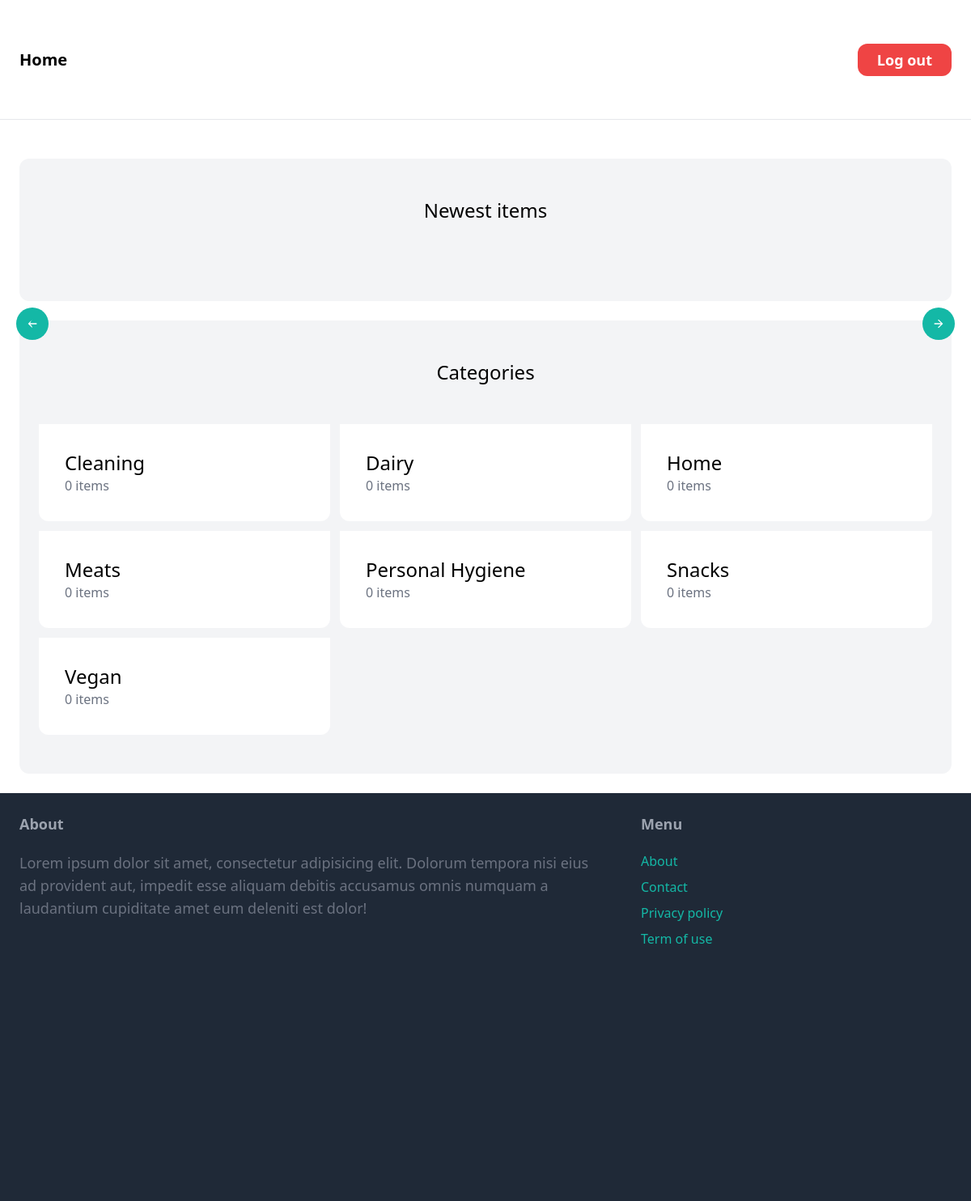
The app's page / (signed in) with its own data.
### apps/item/models.py (models this page shows, shortened)
class Category(models.Model):
    name = models.CharField(max_length=255)
    class Meta:
        ordering = ('name',)
        verbose_name_plural = 'Categories'

### apps/core/views.py (the view)
# urls.py: path('', views.index, name='index'),
@login_required
def index(request):
    items = Item.objects.filter(stock__gt = 0)[0:10]
    categories = Category.objects.all()
    return render(
        request, 'core/index.html',
        {
        'categories': categories,
        'items': items,
        'user': request.user
        }
    )

### templates/core/index.html (shortened to what this page needs)
{% extends 'core/base.html' %} {% block title %}Home{% endblock %} {% block content %}
<div class="mt-6 px-6 py-12 bg-gray-100 rounded-xl">
    <h2 class="mb-12 text-2xl text-center">Newest items</h2>
    <div class="swiper-container overflow-hidden">
        <div class="nxt-btn flex items-center justify-center bg-teal-500 hover:bg-teal-700 transition-all duration-300 w-10 h-10 rounded-full absolute top-[25em] right-5 z-50 transform -translate-y-1/2">
            <svg xmlns="http://www.w3.org/2000/svg" viewBox="0 0 24 24" fill="white" width="16px" height="16px">
              <path d="M0 0h24v24H0z" fill="none"/>
              <path d="M12 4l-1.41 1.41L16.17 11H4v2h12.17l-5.58 5.59L12 20l8-8z"/>
            </svg>
          </div>
          <div class="prv-btn flex items-center justify-center bg-teal-500 hover:bg-teal-700 transition-all duration-300 w-10 h-10 rounded-full absolute top-[25em] left-5 z-50 transform -translate-y-1/2">
            <svg xmlns="http://www.w3.org/2000/svg" viewBox="0 0 24 24" fill="white" width="16px" height="16px">
              <path d="M0 0h24v24H0z" fill="none"/>
              <path d="M12 4l-1.41 1.41L7.83 11H20v2H7.83l2.83 2.83L12 20l-8-8z"/>
            </svg>
          </div>
        </div>
</div>
<div class="mt-6 px-6 py-12 bg-gray-100 rounded-xl">
    <h2 class="mb-12 text-2xl text-center">Categories</h2>
    <div class="grid grid-cols-3 gap-3">
        {% for category in categories %}
        <div>
            <a href="{% url 'apps.item:items' %}?query=&category={{category.id}}">
                <div class="p-8 bg-white rounded-b-xl">
                    <h2 class="text-2xl">{{ category.name }}</h2>
                    <p class="text-gray-500">{{ category.items.count }} items</p>
                </div>
            </a>
        </div>
        {% endfor %}
    </div>
</div>
{% endblock %}

### records on screen
Category: name "Cleaning", items.count "0"
Category: name "Dairy", items.count "0"
Category: name "Home", items.count "0"
Category: name "Meats", items.count "0"
Category: name "Personal Hygiene", items.count "0"
Category: name "Snacks", items.count "0"
Category: name "Vegan", items.count "0"
